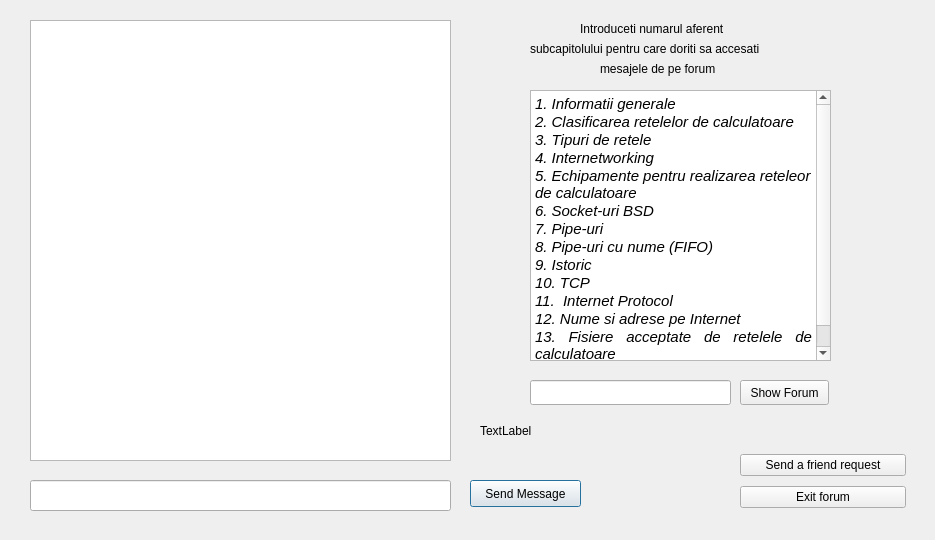
<?xml version="1.0" encoding="UTF-8"?>
<ui version="4.0">
 <class>Forum</class>
 <widget class="QDialog" name="Forum">
  <property name="geometry">
   <rect>
    <x>0</x>
    <y>0</y>
    <width>935</width>
    <height>540</height>
   </rect>
  </property>
  <property name="windowTitle">
   <string>Dialog</string>
  </property>
  <widget class="QPushButton" name="pushButton">
   <property name="geometry">
    <rect>
     <x>470</x>
     <y>480</y>
     <width>111</width>
     <height>27</height>
    </rect>
   </property>
   <property name="text">
    <string>Send Message</string>
   </property>
  </widget>
  <widget class="QTextEdit" name="textEdit_2">
   <property name="geometry">
    <rect>
     <x>30</x>
     <y>20</y>
     <width>421</width>
     <height>441</height>
    </rect>
   </property>
  </widget>
  <widget class="QWidget" name="layoutWidget">
   <property name="geometry">
    <rect>
     <x>740</x>
     <y>450</y>
     <width>166</width>
     <height>62</height>
    </rect>
   </property>
   <layout class="QVBoxLayout" name="verticalLayout">
    <item>
     <widget class="QPushButton" name="pushButton_3">
      <property name="text">
       <string>Send a friend request</string>
      </property>
     </widget>
    </item>
    <item>
     <widget class="QPushButton" name="pushButton_2">
      <property name="text">
       <string>Exit forum</string>
      </property>
     </widget>
    </item>
   </layout>
  </widget>
  <widget class="QLineEdit" name="lineEdit">
   <property name="geometry">
    <rect>
     <x>30</x>
     <y>480</y>
     <width>421</width>
     <height>31</height>
    </rect>
   </property>
  </widget>
  <widget class="QTextEdit" name="textEdit">
   <property name="geometry">
    <rect>
     <x>530</x>
     <y>90</y>
     <width>301</width>
     <height>271</height>
    </rect>
   </property>
   <property name="html">
    <string>&lt;!DOCTYPE HTML PUBLIC &quot;-//W3C//DTD HTML 4.0//EN&quot; &quot;http://www.w3.org/TR/REC-html40/strict.dtd&quot;&gt;
&lt;html&gt;&lt;head&gt;&lt;meta name=&quot;qrichtext&quot; content=&quot;1&quot; /&gt;&lt;style type=&quot;text/css&quot;&gt;
p, li { white-space: pre-wrap; }
&lt;/style&gt;&lt;/head&gt;&lt;body style=&quot; font-family:'Ubuntu'; font-size:11pt; font-weight:400; font-style:normal;&quot;&gt;
&lt;p style=&quot; margin-top:0px; margin-bottom:0px; margin-left:0px; margin-right:0px; -qt-block-indent:0; text-indent:0px;&quot;&gt;&lt;span style=&quot; font-style:italic;&quot;&gt;1. Informatii generale&lt;/span&gt;&lt;/p&gt;
&lt;p style=&quot; margin-top:0px; margin-bottom:0px; margin-left:0px; margin-right:0px; -qt-block-indent:0; text-indent:0px;&quot;&gt;&lt;span style=&quot; font-style:italic;&quot;&gt;2. Clasificarea retelelor de calculatoare&lt;/span&gt;&lt;/p&gt;
&lt;p style=&quot; margin-top:0px; margin-bottom:0px; margin-left:0px; margin-right:0px; -qt-block-indent:0; text-indent:0px;&quot;&gt;&lt;span style=&quot; font-style:italic;&quot;&gt;3. Tipuri de retele&lt;/span&gt;&lt;/p&gt;
&lt;p style=&quot; margin-top:0px; margin-bottom:0px; margin-left:0px; margin-right:0px; -qt-block-indent:0; text-indent:0px;&quot;&gt;&lt;span style=&quot; font-style:italic;&quot;&gt;4. Internetworking&lt;/span&gt;&lt;/p&gt;
&lt;p style=&quot; margin-top:0px; margin-bottom:0px; margin-left:0px; margin-right:0px; -qt-block-indent:0; text-indent:0px;&quot;&gt;&lt;span style=&quot; font-style:italic;&quot;&gt;5. Echipamente pentru realizarea reteleor de calculatoare&lt;/span&gt;&lt;/p&gt;
&lt;p style=&quot; margin-top:0px; margin-bottom:0px; margin-left:0px; margin-right:0px; -qt-block-indent:0; text-indent:0px;&quot;&gt;&lt;span style=&quot; font-style:italic;&quot;&gt;6. Socket-uri BSD&lt;/span&gt;&lt;/p&gt;
&lt;p style=&quot; margin-top:0px; margin-bottom:0px; margin-left:0px; margin-right:0px; -qt-block-indent:0; text-indent:0px;&quot;&gt;&lt;span style=&quot; font-style:italic;&quot;&gt;7. Pipe-uri&lt;/span&gt;&lt;/p&gt;
&lt;p style=&quot; margin-top:0px; margin-bottom:0px; margin-left:0px; margin-right:0px; -qt-block-indent:0; text-indent:0px;&quot;&gt;&lt;span style=&quot; font-style:italic;&quot;&gt;8. Pipe-uri cu nume (FIFO)&lt;/span&gt;&lt;/p&gt;
&lt;p style=&quot; margin-top:0px; margin-bottom:0px; margin-left:0px; margin-right:0px; -qt-block-indent:0; text-indent:0px;&quot;&gt;&lt;span style=&quot; font-style:italic;&quot;&gt;9. Istoric&lt;/span&gt;&lt;/p&gt;
&lt;p style=&quot; margin-top:0px; margin-bottom:0px; margin-left:0px; margin-right:0px; -qt-block-indent:0; text-indent:0px;&quot;&gt;&lt;span style=&quot; font-style:italic;&quot;&gt;10. TCP &lt;/span&gt;&lt;/p&gt;
&lt;p align=&quot;justify&quot; style=&quot; margin-top:0px; margin-bottom:0px; margin-left:0px; margin-right:0px; -qt-block-indent:0; text-indent:0px;&quot;&gt;&lt;span style=&quot; font-style:italic;&quot;&gt;11.  Internet Protocol&lt;/span&gt;&lt;/p&gt;
&lt;p align=&quot;justify&quot; style=&quot; margin-top:0px; margin-bottom:0px; margin-left:0px; margin-right:0px; -qt-block-indent:0; text-indent:0px;&quot;&gt;&lt;span style=&quot; font-style:italic;&quot;&gt;12. Nume si adrese pe Internet&lt;/span&gt;&lt;/p&gt;
&lt;p align=&quot;justify&quot; style=&quot; margin-top:0px; margin-bottom:0px; margin-left:0px; margin-right:0px; -qt-block-indent:0; text-indent:0px;&quot;&gt;&lt;span style=&quot; font-style:italic;&quot;&gt;13. Fisiere acceptate de retelele de calculatoare&lt;/span&gt;&lt;/p&gt;
&lt;p style=&quot;-qt-paragraph-type:empty; margin-top:0px; margin-bottom:0px; margin-left:0px; margin-right:0px; -qt-block-indent:0; text-indent:0px; font-style:italic;&quot;&gt;&lt;br /&gt;&lt;/p&gt;&lt;/body&gt;&lt;/html&gt;</string>
   </property>
  </widget>
  <widget class="QLabel" name="label_2">
   <property name="geometry">
    <rect>
     <x>530</x>
     <y>40</y>
     <width>301</width>
     <height>17</height>
    </rect>
   </property>
   <property name="text">
    <string>subcapitolului pentru care doriti sa accesati </string>
   </property>
  </widget>
  <widget class="QLabel" name="label">
   <property name="geometry">
    <rect>
     <x>580</x>
     <y>20</y>
     <width>201</width>
     <height>17</height>
    </rect>
   </property>
   <property name="text">
    <string>Introduceti numarul aferent </string>
   </property>
  </widget>
  <widget class="QLabel" name="label_3">
   <property name="geometry">
    <rect>
     <x>600</x>
     <y>60</y>
     <width>151</width>
     <height>17</height>
    </rect>
   </property>
   <property name="text">
    <string>mesajele de pe forum</string>
   </property>
  </widget>
  <widget class="QLineEdit" name="lineEdit_2">
   <property name="geometry">
    <rect>
     <x>530</x>
     <y>380</y>
     <width>201</width>
     <height>25</height>
    </rect>
   </property>
  </widget>
  <widget class="QPushButton" name="pushButton_4">
   <property name="geometry">
    <rect>
     <x>740</x>
     <y>380</y>
     <width>89</width>
     <height>25</height>
    </rect>
   </property>
   <property name="text">
    <string>Show Forum</string>
   </property>
  </widget>
  <widget class="QLabel" name="label_4">
   <property name="geometry">
    <rect>
     <x>480</x>
     <y>420</y>
     <width>451</width>
     <height>21</height>
    </rect>
   </property>
   <property name="text">
    <string>TextLabel</string>
   </property>
  </widget>
 </widget>
 <resources/>
 <connections/>
</ui>
